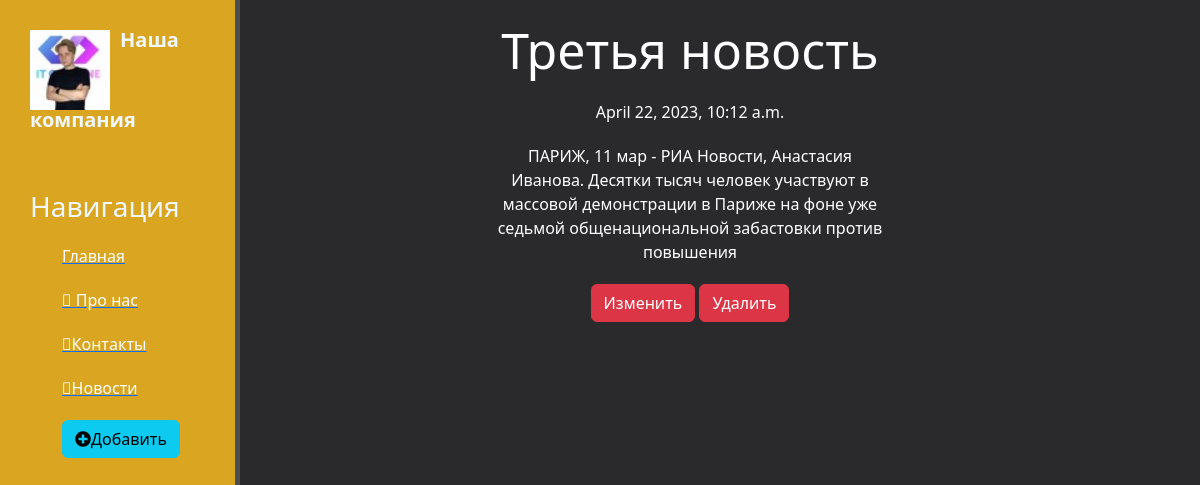
Page /news/11 on the committed database.
### news/models.py (models this page shows, shortened)
class Article(models.Model):
    title = models.CharField('Название', max_length=55, default='')
    anons = models.CharField('Анонс', max_length=255)
    full_text = models.TextField('Статья')
    date = models.DateTimeField('Дата публикации')
    class Meta:
        verbose_name = 'Новость'
        verbose_name_plural = 'Новости'

### news/views.py (the view)
# urls.py: path('<int:pk>', views.NewDetailView.as_view(), name='news-detail'),
class NewDetailView(DetailView):
    model = Article
    template_name = 'news/detail_view.html'
    context_object_name = 'article'

### news/templates/news/detail_view.html (shortened to what this page needs)
{% extends 'main/base.html' %}
{% block content %}
    <div class="features">
        <h1>{{ article.title }}</h1>
        <p>{{ article.date }}</p>
        <p>{{ article.full_text }}</p>
        <a href="{% url 'news-update' article.id %}" class="btn btn-danger">Изменить</a>
        <a href="{% url 'news-delete' article.id %}" class="btn btn-danger">Удалить</a>
    </div>
{% endblock %}

### main/static/main/css/main.css (style rules this page uses)
body { background: #2a2a2c; }
main .features { float: left; color: #fff; margin-top: 20px; text-align: center; width: 75%; }
main .features h1 { font-size: 50px }
main .features p { max-width: 400px; margin: 20px auto }

### rows in the picture
Article: title "Третья новость", date "April 22, 2023, 10:12 a.m.", full_text "ПАРИЖ, 11 мар - РИА Новости, Анастасия Иванова. Десятки тысяч человек участвуют в массовой демонстрации в Париже на фоне уже седьмой общенациональной забастовки против повышения"
